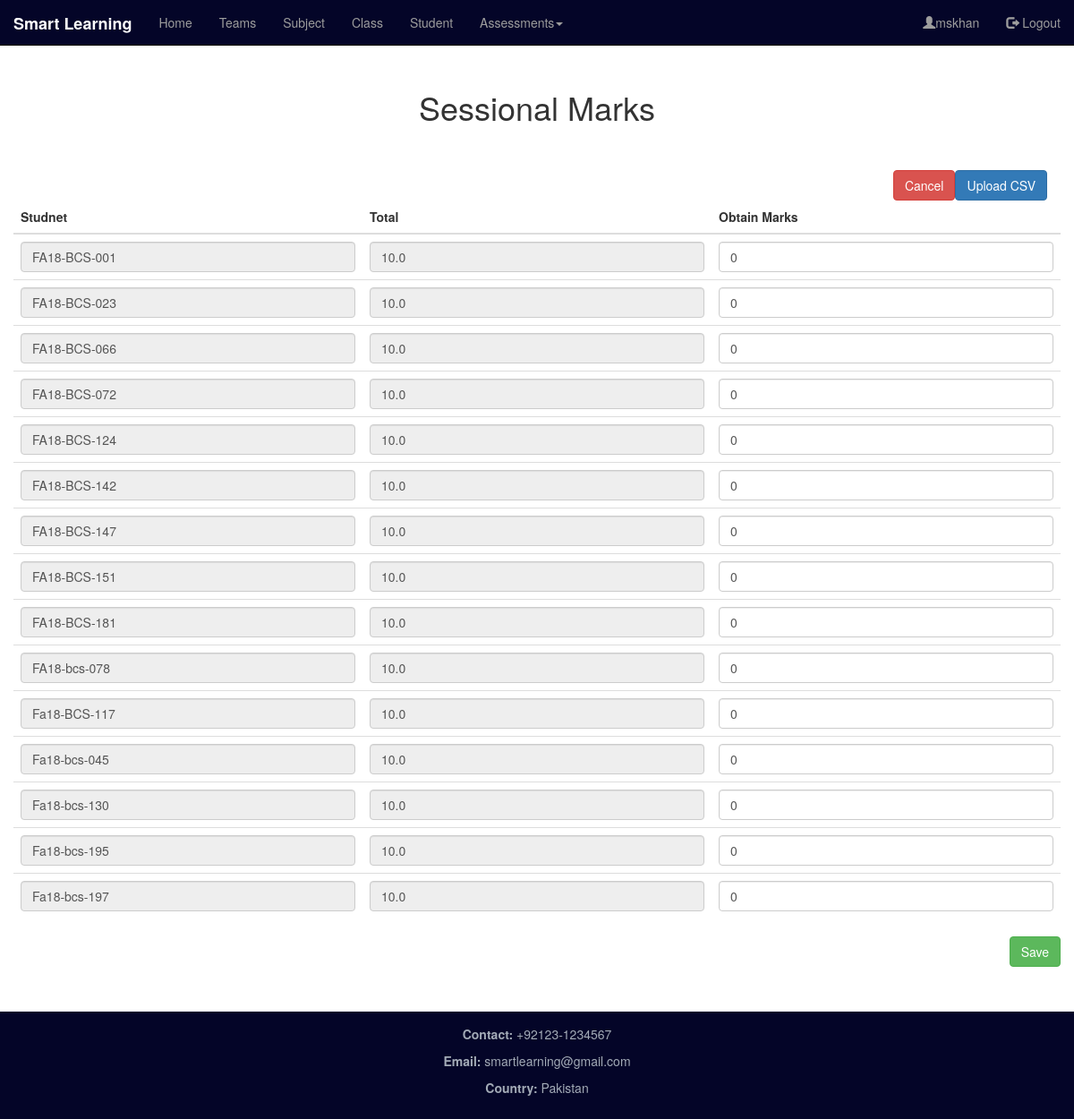
Screenshot of /dashboard/enroll_sessional_marks/1 (signed in) with the database file from the repository.
### dashboard_app/models.py (models this page shows, shortened)
class Student_Enroll(models.Model):
    s_class=models.ForeignKey(Class, on_delete=models.CASCADE )
    s_subject=models.ForeignKey(Subject, on_delete=models.CASCADE)
    s_student= models.ForeignKey(Student, on_delete=models.CASCADE)
    class Meta:
        unique_together = (('s_subject', 's_student','s_class'),)

class Student(models.Model):
    s_roll_number=models.CharField(max_length=15, primary_key=True)
    s_first_name=models.CharField(max_length=256)
    s_last_name=models.CharField(max_length=256)
    s_gender=models.CharField(max_length=1, choices=gender_list)
    s_department=models.CharField(max_length=3, choices=department_list)
    def __str__(self):
        return self.s_roll_number

class Enroll_Sessional(models.Model):
    TimeStamp=models.DateTimeField(auto_now_add=True)
    ses_teacher=models.ForeignKey(Teacher, on_delete=models.CASCADE)
    ses_subject=models.ForeignKey(Subject, on_delete=models.CASCADE)
    ses_class=models.ForeignKey(Class,on_delete=models.CASCADE)
    ses_number=models.IntegerField()
    ses_title=models.CharField(max_length=256)
    ses_total_marks=models.FloatField(max_length=4)
    class Meta:
        unique_together = (('ses_subject', 'ses_title'),)

### dashboard_app/views.py (the view, shortened to what this page needs)
# urls.py: path('enroll_sessional_marks/<int:pk>',views.Enroll_Sessional_Marks_View,name='enroll_sessional_marks_page'),
def Enroll_Sessional_Marks_View(request,pk):
    if request.user.is_authenticated:
        if request.session.has_key('username'):
            name=request.session['username']
            form=file_upload_form()
            ass=Enroll_Sessional.objects.get(pk=pk)
            t_mark=ass.ses_total_marks
            st=Student_Enroll.objects.filter(s_subject=ass.ses_subject)
            return render(request, "dashboard_app/enroll_sessional_marks.html",{'form':form, 'name':name,'st':st,'t_mark':t_mark})
        else:
            return redirect('/')
    else:
        return redirect('/')

### dashboard_app/forms.py
class file_upload_form(forms.ModelForm):
    class Meta:
        model=uploaded_csv
        fields= ('file_upload',)
        widgets={
        'file_upload':forms.FileInput(attrs={'class':'form-control','accept': ".csv"})
        }

### templates/dashboard_app/enroll_sessional_marks.html (shortened to what this page needs)
<!DOCTYPE html>
{% extends "base.html" %}
{% load staticfiles %}
{% block body_block %}
<div style="margin-top: 50px">
  <h1 class="text-center">Sessional Marks</h1><br><br>
<button type="button" id="add_btn" class="btn btn-primary" style="float: right;">Upload CSV</button>
<a href="{% url 'dashboard_app:enroll_sessional_page' %}"><button type="button" class="btn btn-danger" style="float: right;">Cancel</button></a>
</div>
  <div class="row" style="margin-top: 10px; min-height: 500px">
    <form method="POST">
    <table class="table">
      <thead>
        <th>Studnet</th>
        <th>Total</th>
        <th>Obtain Marks</th>
      </thead>
      <tbody>
        {% for i in st %}
        <tr>
          <td><input class="form-control" type="text" readonly value="{{i.s_student}}"></td>
          <td><input class="form-control" type="text" value="{{t_mark}}" readonly></td>
          <td><input class="form-control" type="number" name="{{i.s_student}}"  value="0"></td>
        </tr>
        {% endfor %}
      </tbody>
    </table>
    <button type="submit" class="btn btn-success save" style="float: right;">Save</button>
  </form>
</div>
</div>
{% endblock %}

### templates/base.html (shortened to what this page needs)
<!DOCTYPE html>
{% load staticfiles %}
<html lang="en">
<head>
  <link rel="stylesheet" href="https://maxcdn.bootstrapcdn.com/bootstrap/3.3.2/css/bootstrap.min.css">
  <link rel="stylesheet" href="https://maxcdn.bootstrapcdn.com/bootstrap/3.4.0/css/bootstrap.min.css">
  <link rel="stylesheet" href="{% static "dashboard_app/css/main.css"%}">
  <link rel="stylesheet" href="//code.jquery.com/ui/1.12.1/themes/base/jquery-ui.css">
</head>
<body>
  <nav class="navbar navbar-inverse navbar-fixed-top ">
    <div class="container-fluid">
      <div class="navbar-header">
        <a class="navbar-brand" href="{% url 'dashboard_app:dashboard_page' %}"><b>Smart Learning</b></a>
      </div>
      <div class="collapse navbar-collapse" id="myNavbar">
        <ul class="nav navbar-nav">
          <li id="home_li"><a href="{% url 'dashboard_app:dashboard_page' %}">Home</a></li>
          <li id="team_li"><a href="{% url 'dashboard_app:group_page' %}">Teams</a></li>
          <li id="subject_li"><a href="{% url 'dashboard_app:enroll_subject_page' %}">Subject</a></li>
          <li><a href="{% url 'dashboard_app:enroll_class_page' %}">Class</a></li>
          <li><a href="{% url 'dashboard_app:enroll_student_class_page' %}">Student</a></li>
          <li id="add_li" class="dropdown"><a class="dropdown-toggle" data-toggle="dropdown" href="{% url 'dashboard_app:enroll_class_page' %}">Assessments<span class="caret"></span></a>
          </li>
        </ul>
        <ul class="nav navbar-nav navbar-right">
          <li><a ><span class="glyphicon glyphicon-user"></span>{{ name }}</a></li>
          <li><a href="{% url 'login_app:logout_page' %}"><span class="glyphicon glyphicon-log-out"></span> Logout</a></li>
        </ul>
      </div>
    </div>
  </nav>
<div class="container-fluid text-center">
  <div class="row content">
    <div class="col-xs-12 text-left">
      <div class="container">
        {% block body_block %}
        {% endblock %}
      </div>
    </div>
  </div>
<footer class="container-fluid text-center" style="margin-top: 50px;">
  <p><b>Contact:</b> +92123-1234567</p>
  <p><b>Email:</b> smartlearning@gmail.com</p>
  <p><b>Country:</b> Pakistan</p>
</footer>
</body>
</html>

### statics/dashboard_app/css/main.css (style rules this page uses)
.navbar { margin-bottom: 0; border-radius: 0; background-color:#040528; }
.container { height: 110% auto; margin-top: 50px; }
.row.content { height: 450px }
footer { background-color:#040528; color: #a3abb7; padding: 15px; bottom:0px; height:20%; }

### rows the page displays
Student_Enroll: s_student "FA18-BCS-001"
Enroll_Sessional: ses_total_marks "10.0"
Student_Enroll: s_student "FA18-BCS-023"
Student_Enroll: s_student "FA18-BCS-066"
Student_Enroll: s_student "FA18-BCS-072"
Student_Enroll: s_student "FA18-BCS-124"
Student_Enroll: s_student "FA18-BCS-142"
Student_Enroll: s_student "FA18-BCS-147"
Student_Enroll: s_student "FA18-BCS-151"
Student_Enroll: s_student "FA18-BCS-181"
Student_Enroll: s_student "FA18-bcs-078"
Student_Enroll: s_student "Fa18-BCS-117"
Student_Enroll: s_student "Fa18-bcs-045"
Student_Enroll: s_student "Fa18-bcs-130"
Student_Enroll: s_student "Fa18-bcs-195"
Student_Enroll: s_student "Fa18-bcs-197"

### other values shown
{{ name }} "mskhan"
